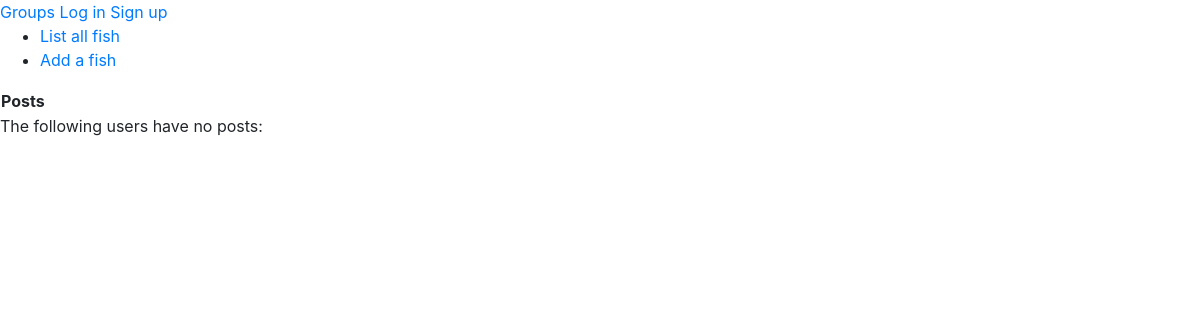
The page /fish on the database as committed earlier.
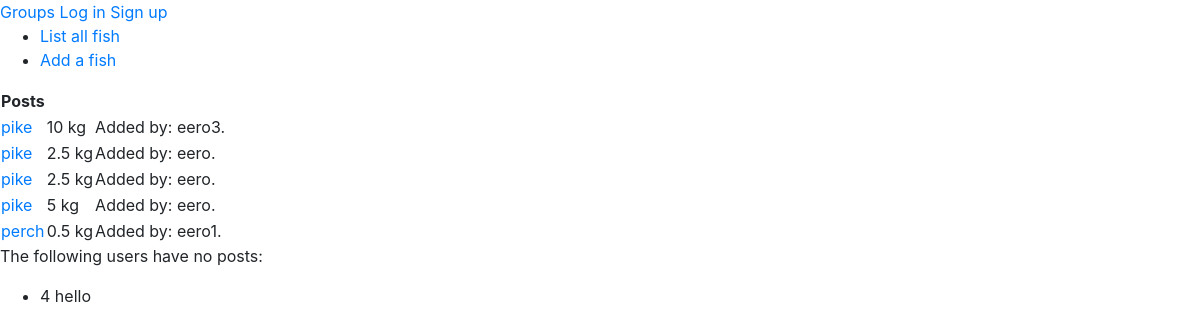
The same page on the database as committed later.
### application/fish/models.py (models this page shows, shortened)
class Fish(Base):
    species = db.Column(db.String(144), nullable=False)
    weight = db.Column(db.Numeric(precision=4, asdecimal=False, decimal_return_scale=None))
    image_file = db.Column(db.String(20))
    account_id = db.Column(db.Integer, db.ForeignKey('account.id'),
                            nullable=False)

### application/auth/models.py (models this page shows, shortened)
class User(Base):
    __tablename__ = "account"
    username = db.Column(db.String(144), unique=True, nullable=False)
    password = db.Column(db.String(144), nullable=False)
    groups = db.relationship('Group', secondary=groups, backref=db.backref('accounts', lazy=True))
    fish = db.relationship("Fish",backref='account',lazy=True)
    @staticmethod
    def find_users_with_no_posts():
        stmt = text("SELECT Account.id, Account.username FROM Account"
                     " LEFT JOIN Fish ON Fish.account_id = Account.id"
                     " WHERE (Fish.species IS null)")
        res = db.engine.execute(stmt)
        response = []
        for row in res:
            response.append({"id":row[0], "name":row[1]})
        return response

### application/fish/views.py (the view)
@app.route("/fish", methods=["GET"])
def fish_index():
    f = Fish.query.all()
    no_posts = User.find_users_with_no_posts()
    return render_template("fish/list.html", fish=f, users=User.query.all(),no_posts=no_posts)

### application/templates/fish/list.html (shortened to what this page needs)
{% extends "layout.html" %}
{% block body %}
<table>
  <tr>
    <th>Posts</th>
  </tr>
  {% for fish in fish %}
  <tr>
    <td><a href="{{ url_for('fish_view', fish_id=fish.id) }}"> {{ fish.species }}</a></td>
    <td>{{ fish.weight }} kg</td>
  {% for user in users %}
      {% if user.id == fish.account_id and current_user.id != fish.account_id %}
        <td>Added by: {{ user.username }}.</td>
      {% endif %}
  {% endfor %}
  </tr>
  {% endfor %}
</table>
{% if no_posts is defined %}
<p>
  The following users have no posts:
</p>
<ul>
  {% for user in no_posts %}
  <li>
    {{user.id}} {{user.name}}
  </li>
  {% endfor %}
</ul>
{% endif %}
{% endblock %}

### application/templates/layout.html (shortened to what this page needs)
<!DOCTYPE html>
<html>
<head>
  <link rel="stylesheet" href="https://maxcdn.bootstrapcdn.com/bootstrap/4.0.0/css/bootstrap.min.css">
</head>
<body>
  <a href="{{ url_for('group_index') }}">Groups</a>
  {% if current_user.is_authenticated %}
  <p>
  Logged in as {{ current_user.username }}. <a href="{{ url_for('auth_logout') }}">Log out</a>
  </p>
  {% else %}
  <a href="{{ url_for('auth_login') }}">Log in</a>
  <a href="{{ url_for('auth_signup') }}">Sign up</a>
  {% endif %}
  {% if not "group" in request.path %}
  <ul>
    <li><a href="{{ url_for('fish_index') }}">List all fish</a></li>
    <li><a href="{{ url_for('fish_new') }}">Add a fish</a></li>
  </ul>
  {% else %}
  <ul>
    <li><a href="{{ url_for('group_new') }}">Create new group</a></li>
    <li><a href="{{ url_for('fish_index') }}">Main page</a></li>
  </ul>
  {% endif %}
  {% block body %}{% endblock %}
</body>
</html>

Rows that differ between the two databases and show on the page:
added Fish: species "pike", weight "10"
added User: username "eero3", shown under "pike"
added Fish: species "pike", weight "2.5"
added User: username "eero"
added Fish: species "pike", weight "2.5"
added Fish: species "pike", weight "5"
added Fish: species "perch", weight "0.5"
added User: username "eero1", shown under "perch"
added User: id "4", name "hello"
